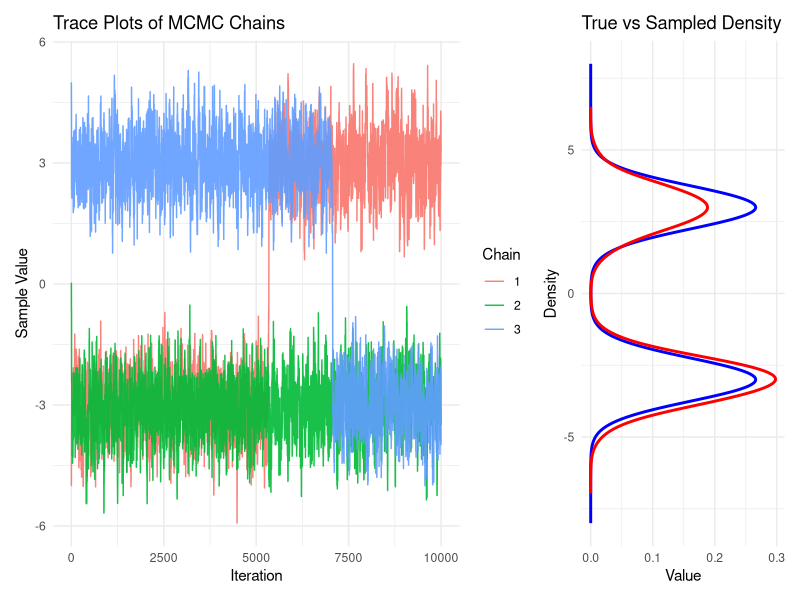
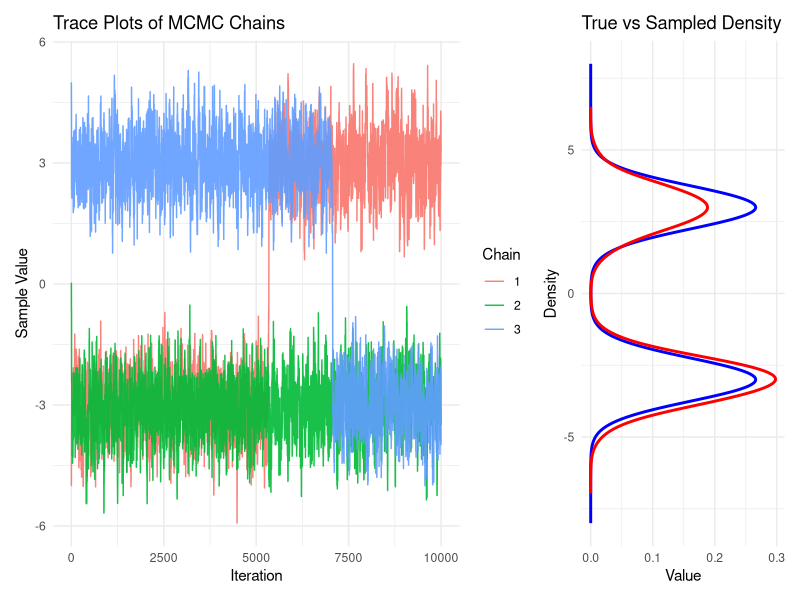

Source code (R) for these figures, in order:
# Load necessary libraries
library(ggplot2)
library(dplyr)
library(patchwork)

true_sd = 0.75
proposal_sd = 0.5

# Set seed for reproducibility
set.seed(123)

# Define the bimodal density function
bimodal_density <- function(x) {
  0.5 * dnorm(x, mean = -3, sd = true_sd) + 0.5 * dnorm(x, mean = 3, sd = true_sd)
}

# Metropolis-Hastings algorithm
mcmc_sample <- function(n_iter, proposal_sd, init_value) {
  samples <- numeric(n_iter)
  samples[1] = init_value
  current_value = init_value
  
  for (i in 2:n_iter) {
    proposed_value = rnorm(1, mean = current_value, sd = proposal_sd)
    acceptance_ratio = bimodal_density(proposed_value) / bimodal_density(current_value)
    
    if (runif(1) < acceptance_ratio) {
      current_value = proposed_value
    }
    
    samples[i] = current_value
  }
  
  return(samples)
}

# Generate samples for 10 chains
n_chains = 3
n_iter = 10000
init_values = seq(-5, 5, length.out = n_chains)
all_samples = lapply(init_values, function(init) mcmc_sample(n_iter, proposal_sd, init))

# Combine samples into a single data frame
samples_df <- do.call(rbind, lapply(1:n_chains, function(chain) {
  data.frame(Iteration = 1:n_iter, Sample = all_samples[[chain]], Chain = as.factor(chain))
}))

# Plot trace plot using ggplot2
trace_plot <- ggplot(samples_df, aes(x = Iteration, y = Sample, color = Chain)) +
  geom_line(alpha = 0.9) +
  labs(title = "Trace Plots of MCMC Chains", x = "Iteration", y = "Sample Value", color = "Chain") +
  theme_minimal()

# Combine all samples into one vector for density estimation
combined_samples <- unlist(all_samples)

# True density plot
true_density <- data.frame(x = seq(-8, 8, length.out = 1000))
true_density$y <- bimodal_density(true_density$x)

true_density_plot <- ggplot(true_density, aes(x, y)) +
  geom_line(color = "blue", size = 1) +
  coord_flip() +
  labs(title = "True vs Sampled Density", x = "Density", y = "Value") +
  theme_minimal()

# Sampled density plot
sampled_density <- density(combined_samples)
sampled_density_df <- data.frame(x = sampled_density$x, y = sampled_density$y)

sampled_density_plot <- ggplot(sampled_density_df, aes(x, y)) +
  geom_line(color = "red", size = 1) +
  coord_flip() +
  theme_minimal()

# Combine true and sampled density plots
density_plot <- true_density_plot +
  geom_line(data = sampled_density_df, aes(x, y), color = "red", size = 1)

# Combine the trace plot and the density plot using patchwork
combined_plot <- trace_plot + density_plot + plot_layout(ncol = 2, widths = c(2, 1))

# Print the combined plot
print(combined_plot)

ggsave("lecture_notes/MCMC/bimodal.png", width = 16*0.7, height = 9*0.7, units = "in",  dpi = 300)
